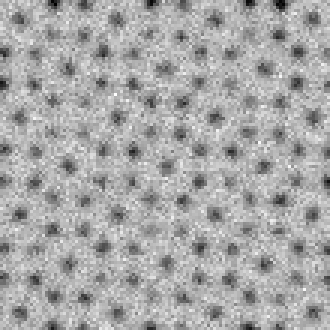
#> input picture v0.1/datasets/noisy_image_example.png, 110 x 110 px (shown 3 times larger)
$ jupyter execute --allow-errors images_01_denoising.ipynb   (shell and % lines are left out)
#> lines starting #> are read from the running program, lines starting #| are printed output that depends on the picture
# Quantum-Enhanced Image Denoising with QuScope

This notebook demonstrates the use of the `ImageDenoiser` class from the QuScope package. We apply a quantum-classical denoising pipeline to a noisy microscopy or synthetic image.

## Overview
- Load and preprocess a noisy image
- Split into quantum-encoded patches
- Run Grover-based quantum segmentation
- Decode quantum feature maps (confidence, entropy, correlation)
- Apply adaptive classical denoising
- Visualize results and evaluate performance

## Acknowledgements
This tutorial was created by:
- Sean D. Lam (s_lam2023@coloradocollege.edu)

Updated 2025 Aug 05, version 0.1.0

Start by importing the necessary libraries and packages.

[cell 1]
import numpy as numpy
import matplotlib.pyplot as pyplot
from PIL import Image
import os
from quscope.image_denoising import ImageDenoiser

We will load a noisy microscopy image and convert it to grayscale. QuScope currently processes images at 64x64 resolution using 4x4 patches for quantum analysis.

[cell 2]
image_path = 'datasets/noisy_image_example.png'

# Opening the image to show a preview
Image.open(image_path).convert('L').resize((64,64))
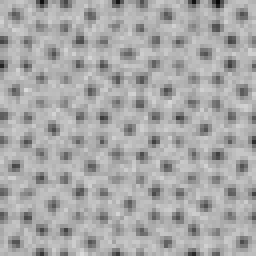
#> Out: PIL image 64x64 L (shown 4 times larger); min 6, max 217, mean 168
